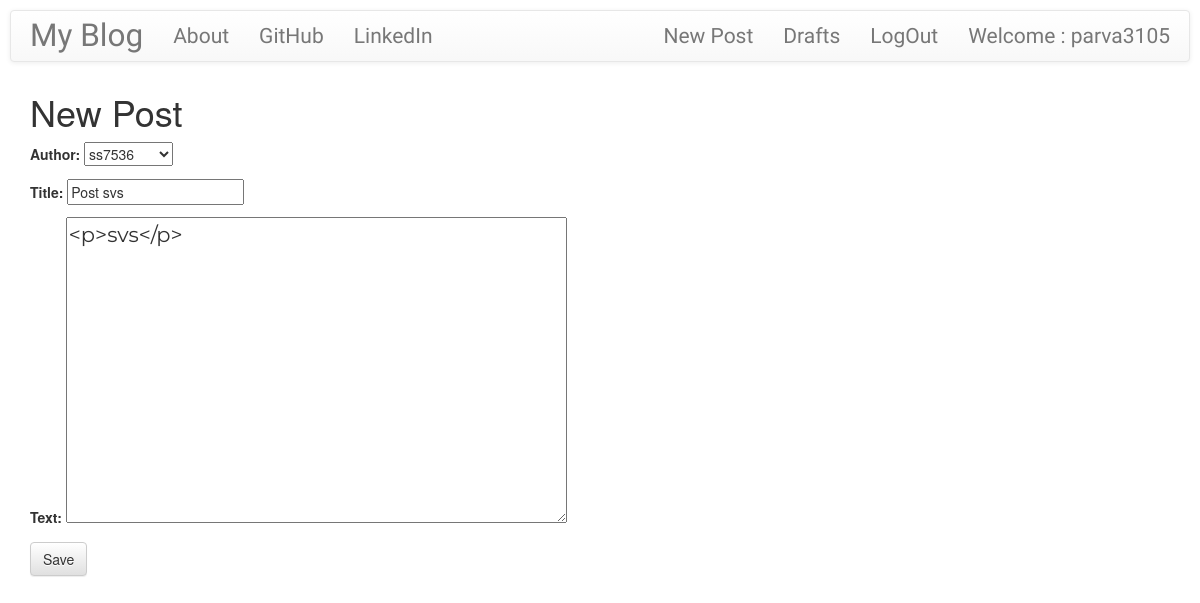
Screenshot of /post/1/edit/ (signed in) with the database file from the repository.
### blog/models.py (models this page shows, shortened)
class Post(models.Model):
    author = models.ForeignKey('auth.User', on_delete=models.SET_NULL, null=True, blank=True)
    title = models.CharField(max_length=200)
    text = models.TextField()
    created_date = models.DateTimeField(default=timezone.now)
    published_date = models.DateTimeField(blank=True, null=True)

### blog/views.py (the view)
# urls.py: path('post/<int:pk>/edit/', views.PostUpdateView.as_view(), name='post_edit'),
class PostUpdateView(LoginRequiredMixin,UpdateView):
    login_url = '/login/'
    redirect_field_name = 'blog/post_detail.html'
    form_class = PostForm
    model = Post

### blog/forms.py
class PostForm(forms.ModelForm):
    class Meta:
        model = Post
        fields = ('author','title', 'text',)
        widgets = {
            'title': forms.TextInput(attrs={'class': 'textinputclass'}),
            'text': forms.Textarea(attrs={'class': 'editable medium-editor-textarea postcontent'}),
        }

### blog/templates/blog/post_form.html (shortened to what this page needs)
{% extends "blog/base.html" %}
{% block content %}
    <h1>New Post</h1>
    <form class="post-form" method="POST">
        {{form.as_p}}
        <button type="submit" class="save btn btn-default" >Save</button>
    </form>
{% endblock %}

### blog/templates/blog/base.html (shortened to what this page needs)
{% load static %}
<!DOCTYPE html>
<html lang="en">
<head>
    <link rel="stylesheet" href="https://maxcdn.bootstrapcdn.com/bootstrap/3.3.7/css/bootstrap.min.css">
    <link rel="stylesheet" href="https://maxcdn.bootstrapcdn.com/bootstrap/3.3.7/css/bootstrap-theme.min.css">
    <link rel="stylesheet" href="//cdn.jsdelivr.net/npm/medium-editor@latest/dist/css/medium-editor.min.css" type="text/css" media="screen" charset="utf-8">
    <link rel="stylesheet" href="{% static 'css/blog.css' %}">
</head>
<body class="loader">
    <nav class="navbar navbar-default techfonts custom-navbar">
        <div class="container">
            <ul class="nav navbar-nav">
                <li><a class="navbar-brand bigbrand" href="{% url 'post_list' %}">My Blog</a></li>
                <li><a href="{% url 'about' %}">About</a></li>
                <li><a href="https://www.github.com">GitHub</a></li>
                <li><a href="https://www.linkedin.com">LinkedIn</a></li>
            </ul>
            <ul class="nav navbar-nav navbar-right">
                {% if user.is_authenticated %}
                    <li>
                        <a href="{% url 'post_new' %}">New Post</a>
                    </li>
                    <li>
                        <a href="{% url 'post_draft_list' %}">Drafts</a>
                    </li>
                    <li>
                        <a href="{% url 'logout' %}">LogOut</a>
                    </li>
                    <li>
                        <a>Welcome : {{user.username}}</a>
                    </li>
                    {% else %}
                    <li><a class="nav navbar-right" href="{% url 'login' %}"><span class="glyphicon glyphicon-user"></span></a></li>
                {% endif %}
            </ul>
        </div>
    </nav>
    <div class="content container">
        <div class="row">
            <div class="col-md-8">
                <div class="blog_post">
                    {% block content %}
                    {% endblock %}
                </div>
            </div>
        </div>
    </div>
</body>
</html>

### blog/static/css/blog.css (style rules this page uses)
.techfonts { font-family: 'Russo One', sans-serif; font-size : 1.5em; margin : 10px; }
.bigbrand { font-size: 1.5em; }
.postcontent { font-family: 'Montserrat'; font-size: 1.5em; }
.loader { filter:hue-rotate(0deg); color: linear-gradient(45deg,#0f8,#08f); animation:hue 5000ms infinite linear; }

### rows the page displays
Post: author "ss7536", title "Post svs", text "<p>svs</p>"

### other values shown
{{ user.username }} "parva3105"
